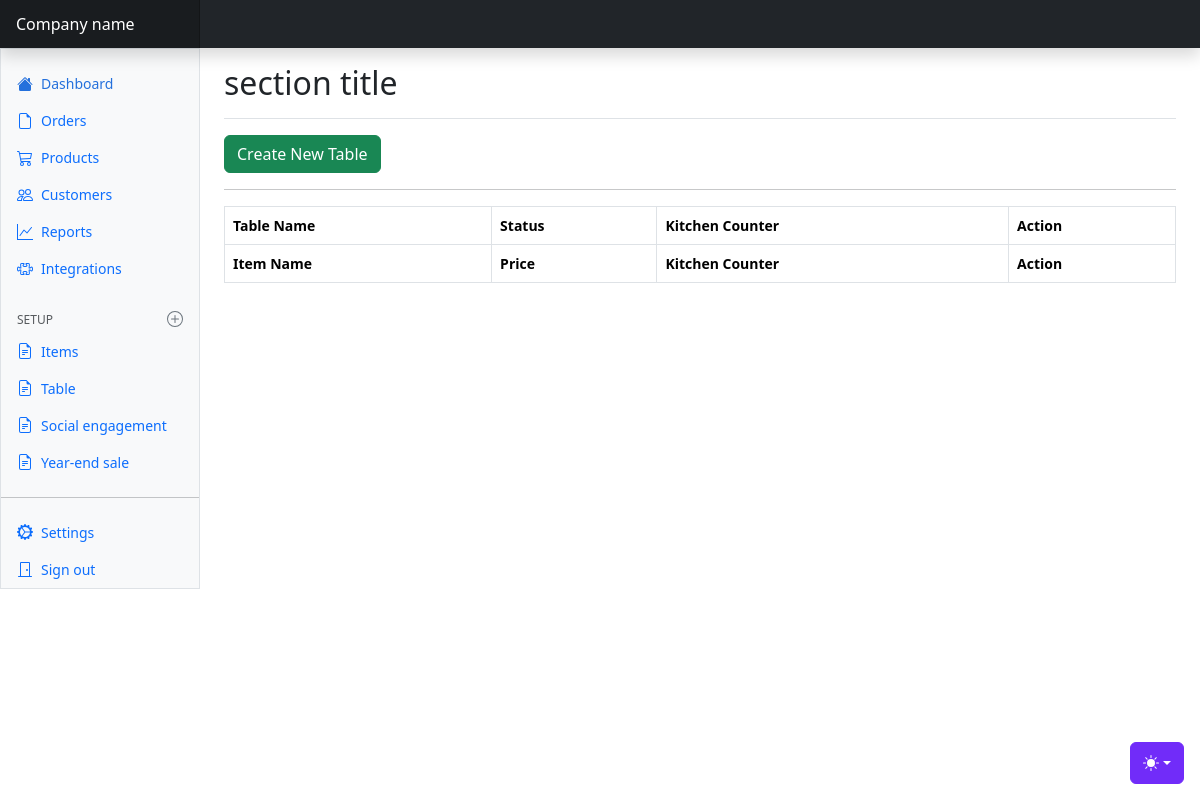
Before: /tablelist/ with the older database file.
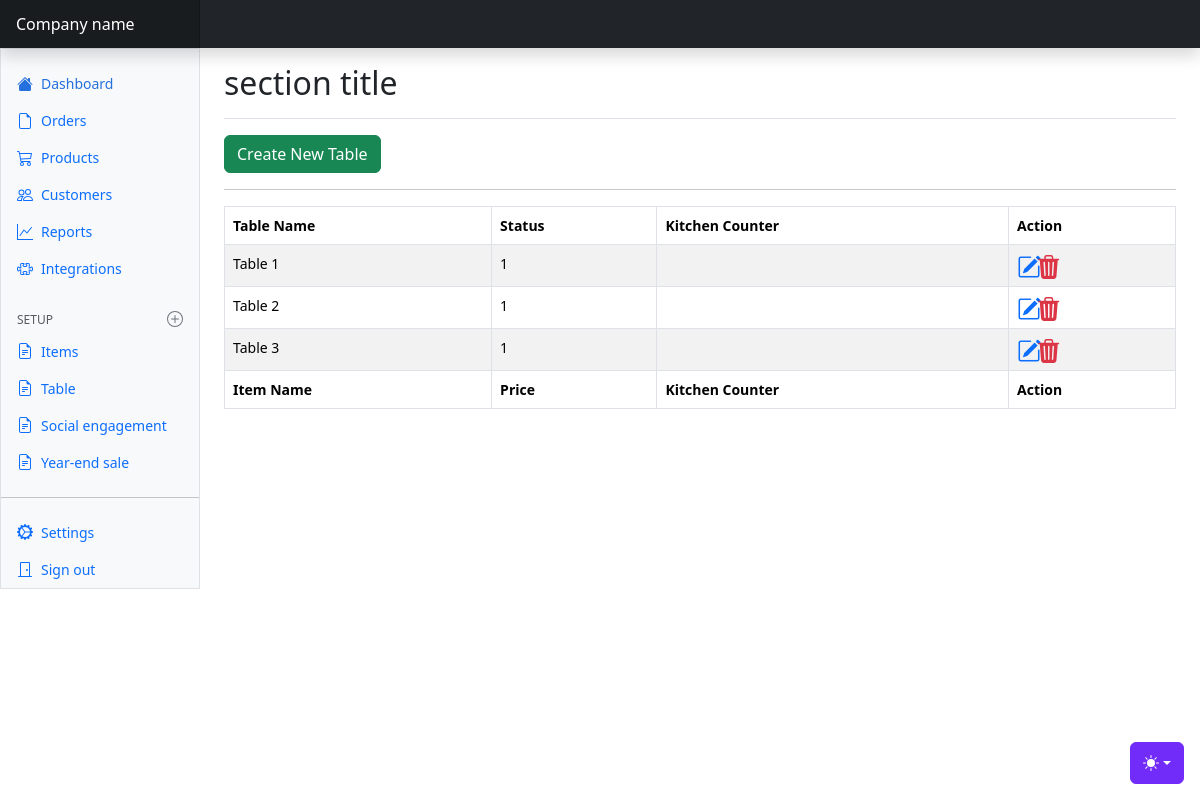
After: the same page with the newer database file.
### myapp/models.py (models this page shows, shortened)
class tablename(models.Model):
    table_name = models.CharField(max_length=100)
    occupy = models.PositiveIntegerField(default=1)

### myapp/views.py (the view)
# urls.py: path('tablelist/', tablelist.as_view(), name='tablelist'),
class tablelist(View):
    def get(self, request):
        tbl = tablename.objects.all()
        form = tablenameform()
        context = {'tbl':tbl, 'form':form}
        return render(request, 'tablelist.html', context)

### templates/tablelist.html (shortened to what this page needs)
{% extends 'index.html' %}
{% block content %}
<div class="mb-30">
<button type="button" class="btn btn-success" data-bs-toggle="modal" data-bs-target="#exampleModal">
  Create New Table
</button>
</div>
<hr>
<div class="table-responsive small">
        <table id="itemlist" class="table table-striped table-bordered" style="width:100%">
                <thead>
                        <tr>
                         <th>Table Name</th>
                          <th>Status</th>
                          <th>Kitchen Counter</th>
                          <th>Action</th>
                        </tr>
                </thead>
                <tbody>
                        {% for i in tbl %}
                        <tr>
                         <td>{{i.table_name}}</td>
                         <td>{{i.occupy}}</td>
                         <td></td>
                         <td>
                                <i class="bi bi-pencil-square text-primary h4"></i>
                                 <i class="bi bi-trash3-fill text-danger h4"></i>
                         </td>
                        </tr>
                        {% endfor %}
                </tbody>
                <tfoot>
                 <tr>
                         <th>Item Name</th>
                          <th>Price</th>
                          <th>Kitchen Counter</th>
                          <th>Action</th>
                        </tr>
         </tfoot> </table>
</div>
{% endblock content %}

Changed rows visible on the page:
added tablename: table_name "Table 1", occupy "1"
added tablename: table_name "Table 2", occupy "1"
added tablename: table_name "Table 3", occupy "1"
